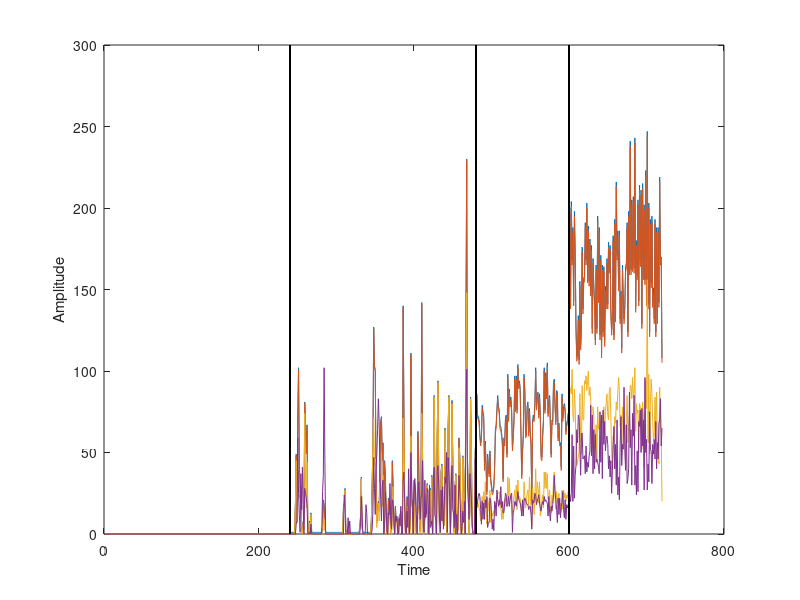

Reproduce this figure in MATLAB. (Note: this script raises an error after producing the figure.)
% Get data from file
data = csvread('1000_labelled_pure.csv');
labels = data(:,1);
accel = data(:,2:4);
n = size(data,1);
line = linspace(0,300,100);

% Plot data
plot_data = data;
plot_data(:,2) = plot_data(:,2) + plot_data(:,3);
plot_data(:,1) = plot_data(:,1) + plot_data(:,2);
figure(1);
plot(1:n,plot_data);
hold on;
plot(240*ones(100),line,'color','k');
hold on;
plot(480*ones(100),line,'color','k');
hold on;
plot(600*ones(100),line,'color','k');
xlabel('Time');
ylabel('Amplitude');

% Plot log LRs for the above dataset using KLIEP
k = 100;
scores = zeros(1,n-k);
for i=1:n-k
    i
    d_ref = accel(i:i+k/2-1);
    d_test = accel(i+k/2:i+k-1);
    temp = KLIEP(d_ref,d_test);
    scores(i) = temp(k/2);
    %scores(i) = sum(log(pre_scores(k/4+1:k/2)./pre_scores(1:k/4)));
end
figure(2);
line = line ./ 5;
plot(k/2+1:n-k/2,scores);
hold on;
plot(240*ones(100),line,'color','g');
hold on;
plot(480*ones(100),line,'color','g');
hold on;
plot(600*ones(100),line,'color','g');